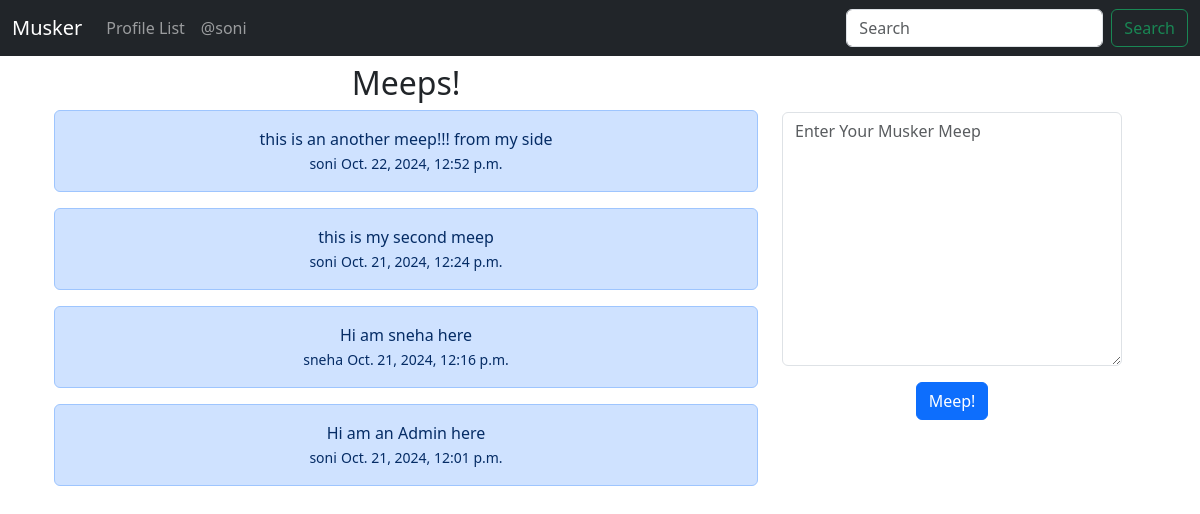
The app's page / (signed in) with its own data.
### musker/models.py (models this page shows, shortened)
class Meep(models.Model):
    user=models.ForeignKey(User,related_name='meeps',on_delete=models.DO_NOTHING)
    body=models.CharField(max_length=500)
    created_at=models.DateTimeField(auto_now_add=True)

### musker/views.py (the view)
# urls.py: path('',views.home, name='home'),
def home(request):
    print(request.user.username)
    if request.user.is_authenticated:
        form = MeepForm(request.POST or None)
        if request.method == 'POST':
            if form.is_valid():
                meep=form.save(commit=False)
                meep.user=request.user
                meep.save()
                return redirect('home')
        meeps=Meep.objects.all().order_by('-id')
        return render(request, 'home.html', {'meeps': meeps,'form':form})
    else:
        meeps=Meep.objects.all()
        return render(request, 'home.html', {'meeps': meeps})

### musker/forms.py
class MeepForm(forms.ModelForm):
    body=forms.CharField(required=True,
            widget=forms.widgets.Textarea(
                attrs={
                    'placeholder':'Enter Your Musker Meep',
                    'class':'form-control'
                },
            ),
            label=''
           )
    class Meta:
        model = Meep
        fields = ('body',)

### musker/templates/home.html (shortened to what this page needs)
{% extends 'base.html' %}
{% block content %}
<div class="container-fluid text-center row">
    <div class="col-8">
        <h2> Meeps!</h2>
           {% for meep in meeps %}
            <div class="alert alert-primary" role="alert">
                {{meep.body}}
                <br>
                <small>{{meep.user}}</small>
                <small>{{meep.created_at}}</small>
              </div>
           {% endfor %}
    </div>
    {% if form %}
    <div class="col-4 text-center mt-4">
        <form method="POST" class="mt-4">
            {{form.as_p}}
            <button type="submit"  class="btn btn-primary">Meep!</button>
        </form>
    </div>
    {% endif %}
</div>
{% endblock %}

### musker/templates/Navbar.html (shortened to what this page needs)
<nav class="navbar navbar-expand-lg navbar-dark bg-dark mb-2 ">
  <div class="container-fluid">
    <a class="navbar-brand" href="/">Musker</a>
    <div class="collapse navbar-collapse" id="navbarSupportedContent">
      <ul class="navbar-nav me-auto mb-2 mb-lg-0">
        <li class="nav-item">
          <a class="nav-link" href="{% url 'profile_list' %}">Profile List</a>
        </li>
        {% if user.is_authenticated%}
          <li class="nav-item">
          <a class="nav-link" href="{% url 'profile' request.user.id %}">@{{user}}</a>
        </li>
        {% endif %}
      </ul>
      <form class="d-flex" role="search">
        <input class="form-control me-2" type="search" placeholder="Search" aria-label="Search">
        <button class="btn btn-outline-success" type="submit">Search</button>
      </form>
    </div>
  </div>
</nav>

### records on screen
Meep: body "this is an another meep!!! from my side", user "soni", created_at "Oct. 22, 2024, 12:52 p.m."
Meep: body "this is my second meep", user "soni", created_at "Oct. 21, 2024, 12:24 p.m."
Meep: body "Hi am sneha here", user "sneha", created_at "Oct. 21, 2024, 12:16 p.m."
Meep: body "Hi am an Admin here", user "soni", created_at "Oct. 21, 2024, 12:01 p.m."

### other values on screen
{{ user }} "soni"
